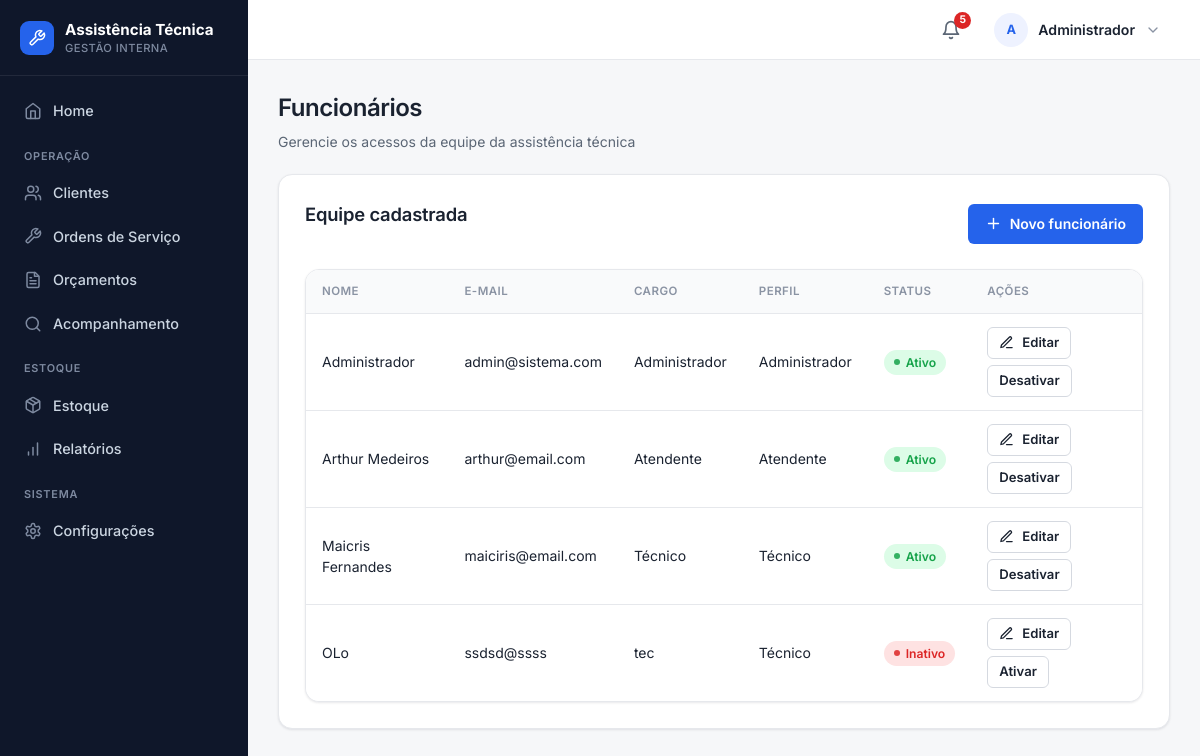
Screenshot of /funcionarios (signed in) with the database file from the repository.
### tables this page shows
CREATE TABLE funcionarios (
    id INTEGER PRIMARY KEY AUTOINCREMENT,
    nome TEXT NOT NULL,
    email TEXT NOT NULL UNIQUE,
    senha TEXT NOT NULL,
    cargo TEXT
, ativo INTEGER NOT NULL DEFAULT 1, perfil TEXT NOT NULL DEFAULT 'funcionario');

### routes/funcionarios.py (the view)
@funcionarios_bp.route("/funcionarios")
def listar_funcionarios():
    conexao = conectar()
    funcionarios = conexao.execute("""
        SELECT id, nome, email, cargo, ativo, perfil
        FROM funcionarios
        ORDER BY nome
    """).fetchall()
    conexao.close()
    return render_template("funcionarios_lista.html", funcionarios=funcionarios)

### app.py (called while the page is built)
@app.context_processor
def injetar_alertas_estoque():
    if "funcionario_id" not in session:
        return {"alerta_estoque_baixo": 0}
    conexao = conectar()
    total = conexao.execute(
        "SELECT COUNT(*) FROM pecas WHERE quantidade <= estoque_minimo"
    ).fetchone()[0]
    conexao.close()
    return {"alerta_estoque_baixo": total}

def tem_permissao(perfil, *perfis):
    return perfil in perfis

@app.context_processor
def injetar_permissoes():
    perfil = session.get("funcionario_perfil")
    return {
        "perfil_atual": perfil,
        "pode": lambda *perfis: tem_permissao(perfil, *perfis),
    }

@app.before_request
def proteger_rotas():
    rotas_livres = (
        "/login",
        "/acompanhamento",
        "/static",
    )
    if request.path.startswith(rotas_livres):
        return None
    if request.path == "/funcionarios/cadastrar" and _sem_funcionarios():
        return None
    if "funcionario_id" not in session:
        return redirect("/login")
    perfil_atual = session.get("funcionario_perfil")
    if perfil_atual not in TODOS:
        session.clear()
        flash("Perfil de acesso invalido. Faca login com uma conta da equipe.", "erro")
        return redirect("/login")
    permitido = PERMISSOES.get(request.endpoint)
    if permitido is not None and perfil_atual not in permitido:
        flash("Você não tem permissão para acessar esta área.", "erro")
        return redirect("/")
    return None

### database.py (called while the page is built)
def _coluna_existe(conexao, tabela, coluna):
    colunas = conexao.execute(f"PRAGMA table_info({tabela})").fetchall()
    return any(item["name"] == coluna for item in colunas)

def conectar():
    conexao = sqlite3.connect("database/sistema.db")
    conexao.row_factory = sqlite3.Row
    conexao.execute("PRAGMA foreign_keys = ON")
    _garantir_schema(conexao)
    return conexao

### templates/funcionarios_lista.html (shortened to what this page needs)
{% extends "base.html" %}
{% import 'partials/_icons.html' as icons %}
{% block conteudo %}
<div class="page-head">
    <h1>Funcionários</h1>
    <p>Gerencie os acessos da equipe da assistência técnica</p>
</div>
<div class="container">
    <div class="topo">
        <h2>Equipe cadastrada</h2>
        <div class="acoes-topo">
            <a href="{{ url_for('funcionarios.cadastrar_funcionario') }}" class="btn">
                {{ icons.icon('plus', 17) }} Novo funcionário
            </a>
        </div>
    </div>
    <div class="tabela-wrapper">
    <table>
        <thead>
            <tr>
                <th>Nome</th>
                <th>E-mail</th>
                <th>Cargo</th>
                <th>Perfil</th>
                <th>Status</th>
                <th>Ações</th>
            </tr>
        </thead>
        <tbody>
            {% for f in funcionarios %}
            <tr>
                <td>{{ f['nome'] }}</td>
                <td>{{ f['email'] }}</td>
                <td>{{ f['cargo'] or "—" }}</td>
                <td>{{ {'admin': 'Administrador', 'atendente': 'Atendente', 'tecnico': 'Técnico'}.get(f['perfil'], 'Sem acesso') }}</td>
                <td>
                    {% if f['ativo'] %}
                        <span class="status aprovado">Ativo</span>
                    {% else %}
                        <span class="status recusado">Inativo</span>
                    {% endif %}
                </td>
                <td>
                    <div class="acoes-celula">
                        <a href="{{ url_for('funcionarios.pagina_editar_funcionario', id=f['id']) }}"
                           class="editar btn--sm">{{ icons.icon('pencil', 15) }} Editar</a>
                        <form action="{{ url_for('funcionarios.alternar_status_funcionario', id=f['id']) }}"
                              method="POST" class="acoes-form">
                            <button type="submit" class="btn--secondary btn--sm">
                                {% if f['ativo'] %}Desativar{% else %}Ativar{% endif %}
                            </button>
                        </form>
                    </div>
                </td>
            </tr>
            {% endfor %}
        </tbody>
    </table>
    </div>
</div>
{% endblock %}

### static/css/global.css (style rules this page uses)
:root { --bg: #f6f7f9; --surface: #ffffff; --surface-2: #f9fafb; --border: #e6e8ec; --border-strong: #d5d9e0; --ink: #1a2230; --muted: #5b6675; --subtle: #8a93a3; --primary: #2563eb; --primary-hover: #1d4ed8; --primary-soft: #eef2ff; --success: #16a34a; --success-soft: #dcfce7; --warning: #d97706; --warning-soft: #fef3c7; --danger: #dc2626; --danger-hover: #b91c1c; --danger-soft: #fee2e2; --sidebar: #0f172a; --sidebar-ink: #cbd5e1; --sidebar-muted: #7e8aa0; --s-1: 4px; --s-2: 8px; --s-3: 12px; --s-4: 16px; --s-5: 20px; --s-6: 24px; --s-8: 32px; --r-sm: 6px; --r-md: 10px; --r-lg: 14px; --r-pill: 999px; --shadow-sm: 0 1px 2px rgba(16, 24, 40, 0.04), 0 1px 3px rgba(16, 24, 40, 0.06); --shadow-md: 0 4px 12px rgba(16, 24, 40, 0.08); --azul-900: #0f172a; --azul-800: #1e293b; --azul-700: #2563eb; --azul-600: #2563eb; --azul-500: #2563eb; --azul-100: #eef2ff; --azul-50: #f9fafb; --branco: #ffffff; --cinza-900: #1a2230; --cinza-700: #5b6675; --cinza-500: #8a93a3; --cinza-200: #e6e8ec; --cinza-100: #f1f3f6; --verde-100: #dcfce7; --verde-700: #166534; --amarelo-100: #fef3c7; --amarelo-700: #92400e; --vermelho-100: #fee2e2; --vermelho-700: #991b1b; --sombra: var(--shadow-sm); --raio: var(--r-md); }
* { box-sizing: border-box; }
body { min-height: 100vh; margin: 0; font-family: "Inter", -apple-system, BlinkMacSystemFont, "Segoe UI", Roboto, Arial, sans-serif; font-size: 14px; line-height: 1.5; color: var(--ink); background: var(--bg); -webkit-font-smoothing: antialiased; text-rendering: optimizeLegibility; }
h1, h2, h3, h4 { color: var(--ink); font-weight: 600; letter-spacing: -0.01em; }
h2 { margin: 0 0 18px; font-size: 1.15rem; }
a { color: var(--primary); text-decoration: none; }
.container, .card { background: var(--surface); border: 1px solid var(--border); border-radius: var(--r-lg); box-shadow: var(--shadow-sm); }
.container { padding: clamp(18px, 3vw, 26px); }
.topo { display: flex; justify-content: space-between; align-items: center; gap: 16px; margin-bottom: 22px; }
.acoes-topo, .botoes, .form-botao { display: flex; flex-wrap: wrap; gap: 10px; align-items: center; }
.btn, button, .voltar, .editar, .excluir { display: inline-flex; align-items: center; justify-content: center; gap: 8px; min-height: 40px; padding: 9px 16px; border: 1px solid transparent; border-radius: var(--r-sm); color: #fff; background: var(--primary); text-decoration: none; font: inherit; font-weight: 600; line-height: 1; cursor: pointer; white-space: nowrap; transition: background-color 0.15s ease, border-color 0.15s ease, box-shadow 0.15s ease, color 0.15s ease; }
.btn--secondary, .btn-home, .voltar, .editar { background: var(--surface); color: var(--ink); border-color: var(--border-strong); }
.btn--sm { min-height: 32px; padding: 6px 11px; font-size: 0.82rem; }
form { margin: 0 0 24px; }
.tabela-wrapper { width: 100%; overflow-x: auto; border: 1px solid var(--border); border-radius: var(--r-lg); box-shadow: var(--shadow-sm); background: var(--surface); }
table { width: 100%; margin-top: 0; border-collapse: separate; border-spacing: 0; background: var(--surface); border: 1px solid var(--border); border-radius: var(--r-lg); overflow: hidden; }
.tabela-wrapper table { border: 0; border-radius: 0; box-shadow: none; }
th, td { padding: 13px 16px; text-align: left; vertical-align: middle; border-bottom: 1px solid var(--border); }
th { color: var(--subtle); background: var(--surface-2); font-size: 0.72rem; font-weight: 600; text-transform: uppercase; letter-spacing: 0.04em; white-space: nowrap; }
td { color: var(--ink); }
tbody tr { transition: background-color 0.12s ease; }
tbody tr:last-child td { border-bottom: 0; }
.acoes-form { display: inline-flex; margin: 0; }
.acoes-celula { display: inline-flex; flex-wrap: wrap; gap: 6px; align-items: center; }
.status { display: inline-flex; align-items: center; gap: 6px; padding: 4px 10px; border-radius: var(--r-pill); font-size: 0.76rem; font-weight: 600; line-height: 1.4; white-space: nowrap; }
.status::before { content: ""; width: 6px; height: 6px; border-radius: 50%; background: currentColor; opacity: 0.85; }
.aprovado { background: var(--success-soft); color: var(--success); }
.recusado { background: var(--danger-soft); color: var(--danger); }

### static/css/layout.css (style rules this page uses)
.page-head { margin: 0 0 22px; }
.page-head h1 { margin: 0; color: var(--ink); font-size: clamp(1.25rem, 2vw, 1.6rem); font-weight: 600; letter-spacing: -0.02em; }
.page-head p { margin: 5px 0 0; color: var(--muted); }

### rows the page displays
funcionarios: nome "Administrador", email "admin@sistema.com", cargo "Administrador", perfil "Administrador", ativo "Ativo", {{ tamanho }} 15 (drawn)
funcionarios: nome "Arthur Medeiros", email "arthur@email.com", cargo "Atendente", perfil "Atendente", ativo "Ativo", {{ tamanho }} 15 (drawn)
funcionarios: nome "Maicris Fernandes", email "maiciris@email.com", cargo "Técnico", perfil "Técnico", ativo "Ativo", {{ tamanho }} 15 (drawn)
funcionarios: nome "OLo", email "ssdsd@ssss", cargo "tec", perfil "Técnico", ativo "Inativo", {{ tamanho }} 15 (drawn)

### other values shown
{{ alerta_estoque_baixo }} "5"
{{ iniciais }} "A"
{{ nome_usuario }} "Administrador"
